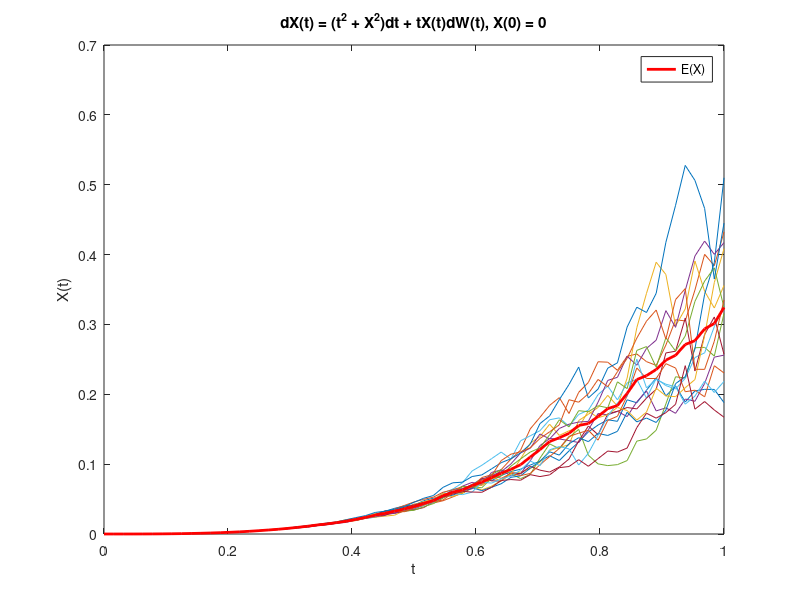

Here is the MATLAB script that generated this plot:
clc;
clear;
Mc=2^4; %monte carlo samples
T = 1;
N = 2^6;
dt = T/N;

Sw = zeros(1,N+1);
f = @(t,x) t^2 + x^2; % f = inline('t^2 + x^2');
sig = @(t,x) t*x; % sig = inline ('t*x');


t=[0:dt:T];
X = zeros(1,N+1);
X(1)=0;

for k = 1:Mc
for n = 1:N
    %dW = sqrt(dt)*randn;
    X(n+1) = X(n) + dt*f(t(n),X(n)) + sig(t(n),X(n))*sqrt(dt)*randn;
    
    Sw(n+1) = Sw(n+1) + X(n+1);
    
end


plot(t,X);
hold on

%plot(t,X);
%S = Sw/Mc;

end
S = Sw./Mc;
S(1) = X(1);
plot(t, S, 'LineWidth', 2, 'color', 'r');
% Create a legend entry only for the line with width 2
legend('Monte Carlo Paths');
lineHandle = findobj('Type', 'line', 'LineWidth', 2);
legend(lineHandle, 'E(X)');
hold off
xlabel('t')
ylabel('X(t)')
title("dX(t) = (t^2 + X^2)dt + tX(t)dW(t), X(0) = 0")

